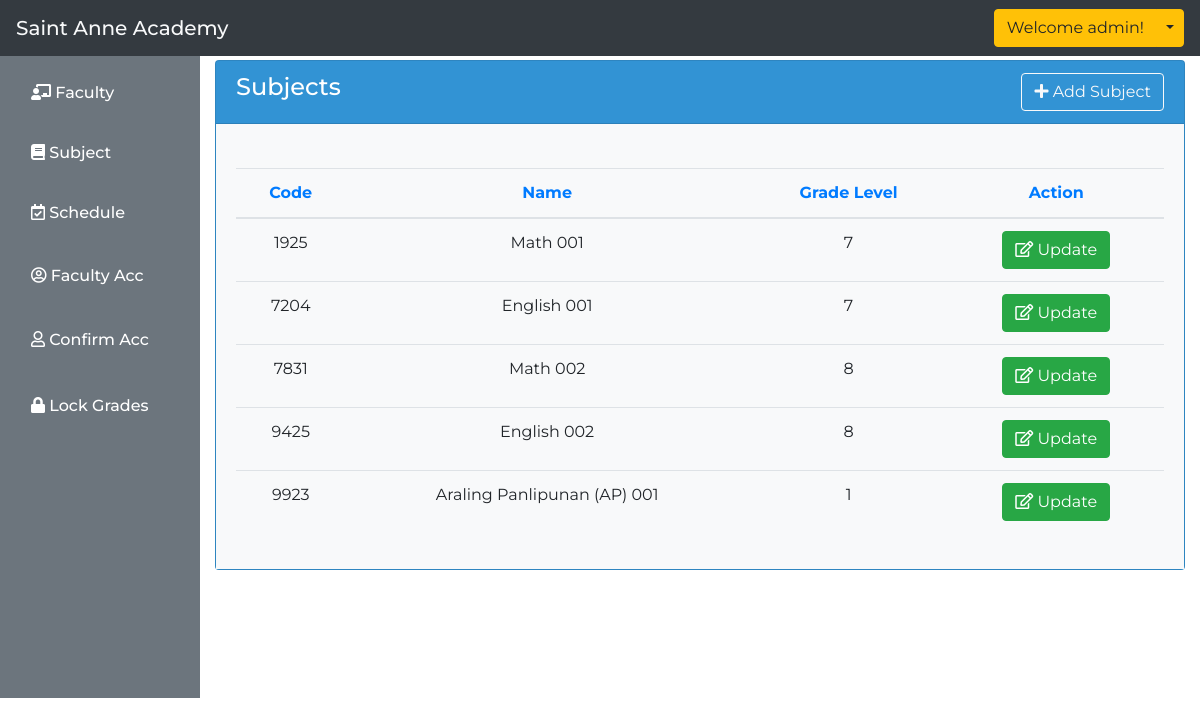
The page /admin/manage_subject.php (signed in) on the database its author committed.
### tables this page shows
CREATE TABLE `subject` (
  `subject_id` int(11) NOT NULL,
  `subject_code` varchar(50) NOT NULL,
  `subject_name` varchar(255) NOT NULL,
  `grade_level` varchar(255) NOT NULL
);

### admin/manage_subject.php (the view, shortened to what this page needs)
<?php require 'layouts/admin_header.php'; ?>
<div class="float-right col-10" style="margin: 0 auto; margin-top: 5%;">
        <div class="card mb-3" style="max-width: col-9; background:#3498DB;">
            <div class="card-header">
                <div class="row">
                    <div class="col-6">
                        <h4 class="text-white">Subjects</h4>
                    </div>
                    <div class="col-6">
                        <button type="button" class="btn btn-outline-light float-right" data-toggle="modal" data-target="#exampleModalCenter">
                            <i class="fas fa-plus"></i> Add Subject
                        </button>
                    </div>
                </div>
            </div>
                <div class="card-body bg-light text-dark">
                    <table class="table mt-4" style="text-align: center;">
                        <thead>
                            <tr>
                                <th class="text-primary" scope="col">Code</th>
                                <th class="text-primary" scope="col">Name</th>
                                <th class="text-primary" scope="col">Grade Level</th>
                                <th class="text-primary" scope="col">Action</th>
                            </tr>
                        </thead>
                        <tbody>
                            <?php
                                $con = mysqli_connect("localhost","root","","enrollment");
                                $sql = "SELECT * FROM subject";
                                $result = mysqli_query($con, $sql);
                                while($row = mysqli_fetch_array($result)){
                            ?>
                            <tr>
                                <td><?php echo $row['subject_code']; ?></td>
                                <td><?php echo $row['subject_name']; ?></td>
                                <td><?php echo $row['grade_level']; ?></td>
                                <td>
                                    <button type="button" class="btn btn-success" data-toggle="modal" data-target="#update<?php echo $row['subject_id']; ?>">
                                        <i class="far fa-edit"></i> Update
                                    </button>
                                </td>
                            </tr>
                            <?php
                                }
                            ?>
                        </tbody>
                    </table>
                </div>
            </div>
        </div>
<?php require 'layouts/admin_footer.php'; ?>

### admin/layouts/admin_header.php (style rules this page uses)
body { font-family: Montserrat; }

### rows shown on the page
subject: subject_code "1925", subject_name "Math 001", grade_level "7"
subject: subject_code "7204", subject_name "English 001", grade_level "7"
subject: subject_code "7831", subject_name "Math 002", grade_level "8"
subject: subject_code "9425", subject_name "English 002", grade_level "8"
subject: subject_code "9923", subject_name "Araling Panlipunan (AP) 001", grade_level "1"

### other values the page prints
$_SESSION['username'] "admin"
